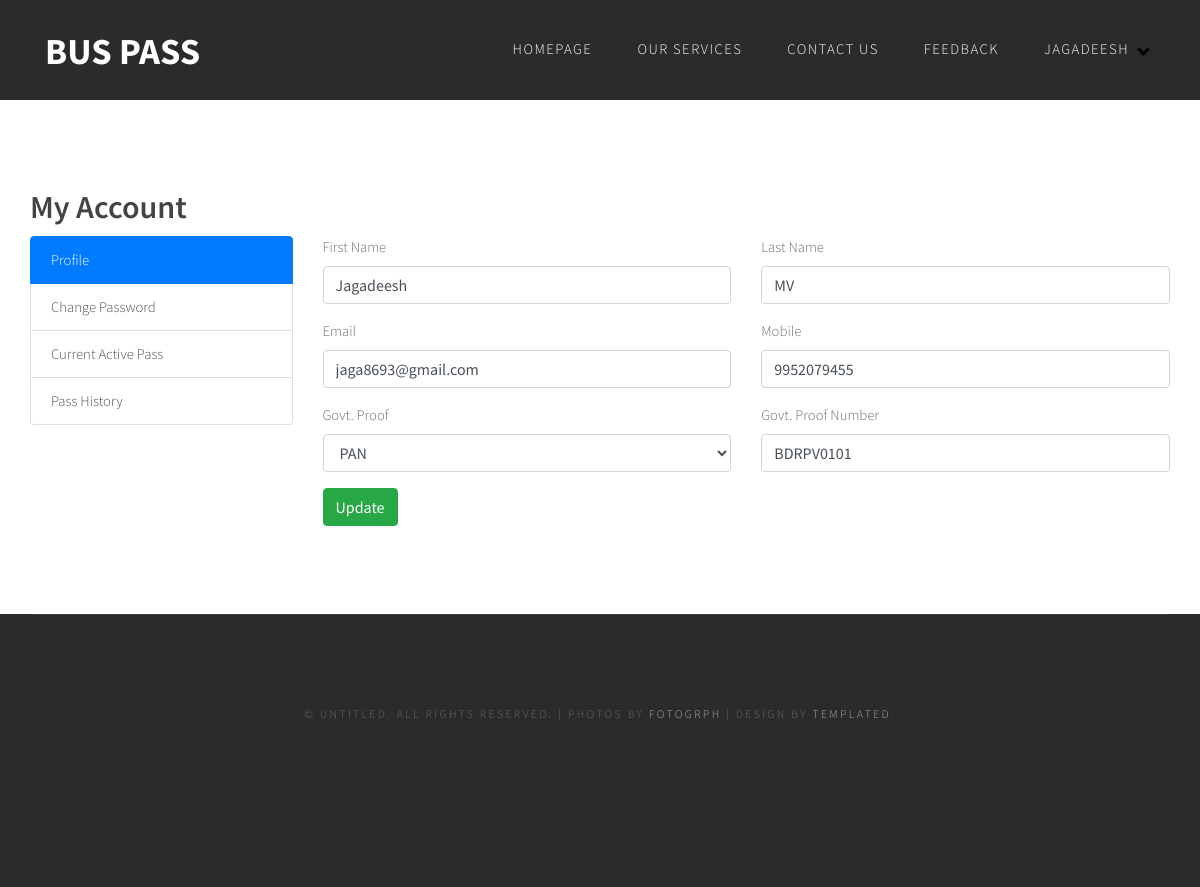
Page /myaccount.php (signed in) on the committed database.
### tables this page shows
CREATE TABLE `users` (
  `id` int(11) NOT NULL,
  `first_name` varchar(200) NOT NULL,
  `last_name` varchar(200) NOT NULL,
  `email` varchar(150) NOT NULL,
  `password` varchar(200) NOT NULL,
  `mobile` varchar(50) NOT NULL,
  `govt_proof_type` varchar(50) NOT NULL,
  `govt_proof_val` varchar(150) NOT NULL,
  `created_on` varchar(50) NOT NULL,
  `updated_on` timestamp NOT NULL DEFAULT '0000-00-00 00:00:00' ON UPDATE CURRENT_TIMESTAMP,
  `status` int(11) NOT NULL
);

### myaccount.php (the view, shortened to what this page needs)
<?php
  include_once dirname(__FILE__) . "/header.php";
  $sel = "SELECT *
          FROM users
          WHERE id = " . $_SESSION[ 'user_id' ];
  $res = mysqli_query( $GLOBALS["___mysqli_ston"], $sel ) or die( mysqli_error( $GLOBALS["___mysqli_ston"] ) );
  $result = mysqli_fetch_array( $res );
?>
<div id="wrapper">
<div id="page-inner" class="container">
      <h2 style="margin-bottom: 10px;">My Account</h2>
      <div class="row">
          <div class="col-sm-3">
            <div class="list-group" id="myList" role="tablist">
              <a class="list-group-item list-group-item-action active" data-toggle="tab" href="#profile-info" role="tab">Profile</a>
              <a class="list-group-item list-group-item-action" data-toggle="tab" href="#change-pass" role="tab">Change Password</a>
              <a class="list-group-item list-group-item-action" data-toggle="tab" href="#curr-act-pass" role="tab">Current Active Pass</a>
              <a class="list-group-item list-group-item-action" data-toggle="tab" href="#pass-history" role="tab">Pass History</a>
            </div>
          </div>
          <div class="col-sm-9">
            <div class="tab-content">
              <div class="tab-pane active" id="profile-info">
                <form action="myaccount.php" method="post">
                  <div class="row">
                    <div class="col-md-6">
                      <div class="form-group">
                        <label for="first_name">First Name</label>
                        <input type="text" name="first_name" id="first_name" class="form-control" value="<?php echo $result[ 'first_name' ]; ?>" placeholder="First Name" />
                      </div>
                    </div>
                    <div class="col-md-6">
                      <div class="form-group">
                        <label for="last_name">Last Name</label>
                        <input class="form-control" type="text" name="last_name" id="last_name"  value="<?php echo $result[ 'last_name' ]; ?>" placeholder="Last Name" />
                      </div>
                    </div>
                    <div class="col-md-6">
                      <div class="form-group">
                        <label for="email">Email</label>
                        <input type="text" name="email" id="email" class="form-control"  value="<?php echo $result[ 'email' ]; ?>" placeholder="Email" />
                      </div>
                    </div>
                    <div class="col-md-6">
                      <div class="form-group">
                        <label for="mobile">Mobile</label>
                        <input type="text" name="mobile" id="mobile" class="form-control"  value="<?php echo $result[ 'mobile' ]; ?>" placeholder="Mobile" />
                      </div>
                    </div>
                    <div class="col-md-6">
                      <div class="form-group">
                        <label for="mobile">Govt. Proof</label>
                        <select name="govt_proof" class="form-control">
                          <option value="PAN">PAN</option>
                        </select>
                      </div>
                    </div>
                    <div class="col-md-6">
                      <div class="form-group">
                        <label for="govt_proof_nu">Govt. Proof Number</label>
                        <input type="text" name="govt_proof_nu" id="govt_proof_nu"  value="<?php echo $result[ 'govt_proof_val' ]; ?>" class="form-control" placeholder="Govt. Proof Number" />
                      </div>
                    </div>
                    <div class="col-md-12">
                      <input type="submit" class="btn btn-success" name="register_submit" id="register_submit" value="Update" />
                    </div>
                  </div>
                </form>
              </div>
            </div>
          </div>
      </div>
    </div>
  </div>
<div id="copyright" class="container">
  <p>&copy; Untitled. All rights reserved. | Photos by <a href="http://fotogrph.com/">Fotogrph</a> | Design by <a href="http://templated.co" rel="nofollow">TEMPLATED</a>.</p>
</div>
</body>
</html>

### default.css (style rules this page uses)
html, body { height: 100%; }
body { margin: 0px; padding: 0px; background: #2b2b2b; font-family: 'Source Sans Pro', sans-serif; font-size: 11pt; font-weight: 300; color: #6c6c6c }
h1, h2, h3 { margin: 0; padding: 0; font-weight: 600; color: #454445; }
p, ol, ul { margin-top: 0; }
p { line-height: 180%; }
a { color: #2C383B; }
#wrapper { background: #FFF; }
#page-inner { overflow: hidden; padding: 6em 0em 6em 0em; background: #FFF; }
#copyright { overflow: hidden; padding: 6em 0em 10em 0em; border-top: 1px solid rgba(255,255,255,0.08); }
#copyright p { letter-spacing: 0.20em; text-align: center; text-transform: uppercase; font-size: 0.80em; color: rgba(255,255,255,0.3); }
#copyright a { text-decoration: none; color: rgba(255,255,255,0.6); }

### rows in the picture
users: first_name "Jagadeesh", last_name "MV", email "jaga8693@gmail.com", mobile "9952079455", govt_proof_nu "BDRPV0101"

### other values in the picture
$_SESSION[ 'first_name' ] "JAGADEESH"
